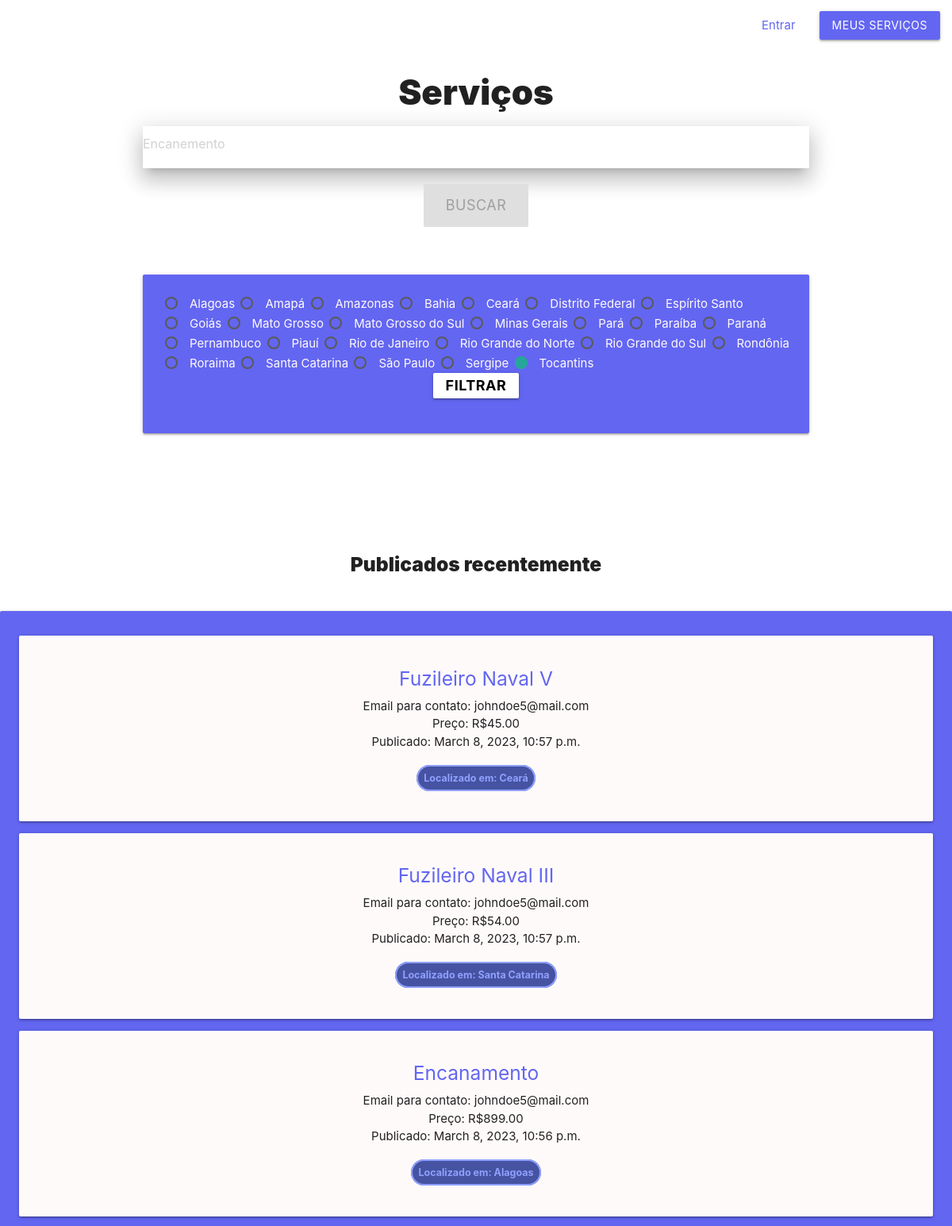
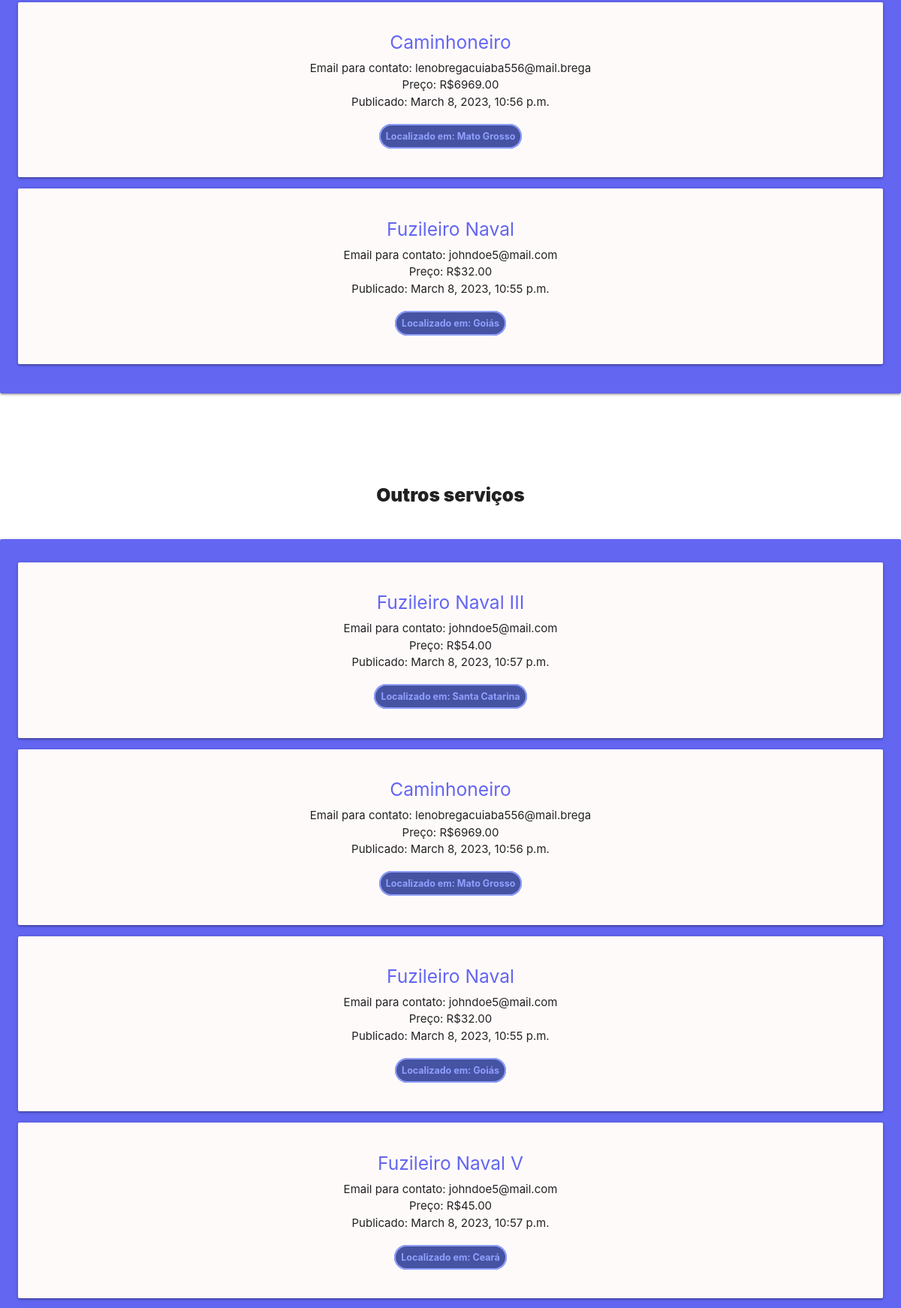
/servicosapp/ (upper part), run on the app's committed database (2 pictures, top to bottom).
### servicosapp/models.py (models this page shows)
class Estado(models.Model):
    id_estado = models.AutoField(primary_key=True)
    nome_estado = models.CharField(max_length=150)
    def __str__(self):
        return self.nome_estado

class Servico(models.Model):
    id_servico = models.AutoField(primary_key=True)
    fk_usuario = models.ForeignKey(auth_user, on_delete=models.DO_NOTHING, null=True)
    fk_categoria = models.ForeignKey(Categoria, on_delete=models.CASCADE, null=True)
    fk_estado = models.ForeignKey(Estado, on_delete=models.CASCADE, null=True)
    titulo = models.CharField(max_length=150, null=False)
    descricao = models.CharField(max_length=150, default=None)
    email = models.CharField(max_length=150, null=False)
    telefone_1 = models.CharField(max_length=50, null=True)
    telefone_2 = models.CharField(max_length=50, null=True)
    preco = models.IntegerField(default=0, null=True)
    data_pub = models.DateTimeField("Data de publicação", default=django.utils.timezone.now, null=True)
    def __str__(self):
        return self.titulo

### servicosapp/views.py (the view)
# urls.py: path('', views.index, name='index'),
def index(request):
       servicos = Servico.objects.order_by("-data_pub")[:15]
       servicos_aleatorios = Servico.objects.order_by("?")[:15]
       return render(request, 'servicosapp/index.html', {'servicos': servicos, 'servicos_aleatorios': servicos_aleatorios, 'estados': Estado.objects.all()})

### servicosapp/templates/servicosapp/index.html (shortened to what this page needs)
{% extends "base.html" %}
{% block content %}
<h3>Serviços</h3>
{% include "searchbar.html" %}
<div style="background-color: var(--accent-color); margin: 4em auto 0 auto;" class="container card-panel">
    <form method="get" action="{% url 'servicosapp:buscar' %}">
        {% for estado in estados %}
        <label>
            <span style="color: snow;">{{ estado }}</span>
        </label>
        {% endfor %}
        <div class="row" style="display: flex; justify-content: center;">
            <button style="font-weight: bold; color: black; min-width: fit-content;" type="submit"
                class="waves-effect waves-light btn-small white">Filtrar</button>
        </div>
    </form>
</div>
<br />
<br />
<br />
<br />
<br />
<br />
<h5 style="text-align: center; font-weight: 900;">Publicados recentemente</h5>
<div class="swiper mySwiper card-panel" style="background-color: var(--accent-color);">
    <div class="swiper-wrapper">
        {% for servico in servicos %}
        <div class="swiper-slide card-panel">
            <div class="row">
                <div class="col">
                    <div>
                        <ul>
                            <a href="{% url 'servicosapp:detalhes_servicos' servico.id_servico %}">
                                <h5>{{ servico }}</h5>
                            </a>
                            <li>Email para contato: {{ servico.email }}</li>
                            <li>Preço: R${{ servico.preco }}.00</li>
                            <li>Publicado: {{ servico.data_pub }}</li>
                            <br />
                            <span
                                style="opacity: 80%; background-color: #192a8d; border-radius: 2em; padding: 7px; font-size: smaller; font-weight: bold; border: solid 2px #758aff; color: #758aff; margin-left: auto; margin-right: auto; max-width: fit-content;">Localizado
                                em: {{ servico.fk_estado }}</span>
                        </ul>
                    </div>
                </div>
            </div>
        </div>
        {% endfor %}
    </div>
</div>
<br />
<br />
<br />
<br />
<h5 style="text-align: center; font-weight: 900;">Outros serviços</h5>
<div class="swiper mySwiper card-panel" style="background-color: var(--accent-color);">
    <div class="swiper-wrapper">
        {% for servico in servicos_aleatorios %}
        <div class="swiper-slide card-panel">
            <div class="row">
                <div class="col">
                    <div>
                        <ul>
                            <a href="{% url 'servicosapp:detalhes_servicos' servico.id_servico %}">
                                <h5>{{ servico }}</h5>
                            </a>
                            <li>Email para contato: {{ servico.email }}</li>
                            <li>Preço: R${{ servico.preco }}.00</li>
                            <li>Publicado: {{ servico.data_pub }}</li>
                            <br />
                            <span
                                style="opacity: 80%; background-color: #192a8d; border-radius: 2em; padding: 7px; font-size: smaller; font-weight: bold; border: solid 2px #758aff; color: #758aff; margin-left: auto; margin-right: auto; max-width: fit-content;">Localizado
                                em: {{ servico.fk_estado }}</span>
                        </ul>
                    </div>
                </div>
            </div>
        </div>
        {% endfor %}
    </div>
</div>
{% endblock content %}

### servicosapp/static/servicosapp/stylesheet.css (style rules this page uses)
* { box-sizing: border-box; padding: 0; margin: 0; }
body { background-color: var(--primary-color); }
body button, .login-btn { background-color: var(--accent-color) !important; }
body a { color: var(--accent-color); }
body h3 { font-weight: 900; text-align: center; }
body button { font-size: larger !important; }

### servicosapp/templates/servicosapp/index.html (style rules this page uses)
.swiper { margin-top: 3em; }
.swiper-slide { text-align: center; display: flex; justify-content: center; align-items: center; background-color: snow; min-width: fit-content; }

### data on the page
Estado: nome_estado "Alagoas"
Estado: nome_estado "Amapá"
Estado: nome_estado "Amazonas"
Estado: nome_estado "Bahia"
Estado: nome_estado "Ceará"
Estado: nome_estado "Distrito Federal"
Estado: nome_estado "Espírito Santo"
Estado: nome_estado "Goiás"
Estado: nome_estado "Mato Grosso"
Estado: nome_estado "Mato Grosso do Sul"
Estado: nome_estado "Minas Gerais"
Estado: nome_estado "Pará"
Estado: nome_estado "Paraíba"
Estado: nome_estado "Paraná"
Estado: nome_estado "Pernambuco"
Estado: nome_estado "Piauí"
Estado: nome_estado "Rio de Janeiro"
Estado: nome_estado "Rio Grande do Norte"
Estado: nome_estado "Rio Grande do Sul"
Estado: nome_estado "Rondônia"
Estado: nome_estado "Roraima"
Estado: nome_estado "Santa Catarina"
Estado: nome_estado "São Paulo"
Estado: nome_estado "Sergipe"
Estado: nome_estado "Tocantins"
Servico: titulo "Fuzileiro Naval V", email "johndoe5@mail.com", preco "45", data_pub "March 8, 2023, 10:57 p.m.", fk_estado "Ceará"
Servico: titulo "Fuzileiro Naval III", email "johndoe5@mail.com", preco "54", data_pub "March 8, 2023, 10:57 p.m.", fk_estado "Santa Catarina"
Servico: titulo "Encanamento", email "johndoe5@mail.com", preco "899", data_pub "March 8, 2023, 10:56 p.m.", fk_estado "Alagoas"
Servico: titulo "Caminhoneiro", email "lenobregacuiaba556@mail.brega", preco "6969", data_pub "March 8, 2023, 10:56 p.m.", fk_estado "Mato Grosso"
Servico: titulo "Fuzileiro Naval", email "johndoe5@mail.com", preco "32", data_pub "March 8, 2023, 10:55 p.m.", fk_estado "Goiás"
